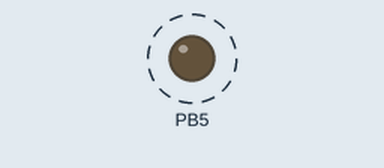
The program below on a simulated ATmega328P, built with avr-gcc and emulated at 16 MHz. Parts: output pins drawn as LEDs (lit = HIGH). Dashed ring = blinking.

Above: at 0.2 s.
Timing chart, 0 to 3.0 s (numbered marks = the images above):
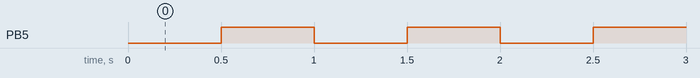

The program:

main.c
```c
/*
 * P1_Exercice_00.c
 *
 * Created: 09/02/2026 11:36:56
 * Author : DCE
 */

#define F_CPU 16000000UL
// Define CPU frequency as 16 MHz
#include <avr/io.h>
#include <util/delay.h>
int main(void) {
	// --------------------------- SETUP ----------------------------
	//---------------------------------------
	// 1. Set pin 5 in port  B  as output pin
	//---------------------------------------
	DDRB |=(1<<DDB5);
	//----------------------------- LOOP ------------------- --------
	while (1) {
		//--------------------------------------------
		// 1.- LED OFF by clearing the pin 5 in port B
		//--------------------------------------------
		PORTB &=~(1<<PORTB5);
		//---------------------------------------
		// 2.- Delay of 500 milli-seconds
		//---------------------------------------
		_delay_ms(500);
		//------------------------------------------------
		// 3.- LED ON by setting the pin 5 in port B
		//------------------------------------------------
		PORTB |=(1<<PORTB5);
		//---------------------------------------
		// 4.- Delay of 500 milli-seconds
		//---------------------------------------
		_delay_ms(500);
		//---------------------------------------
	}
}
```

Measured:
- by itself, PB5: alternates HIGH for 0.50 s and LOW for 0.50 s
